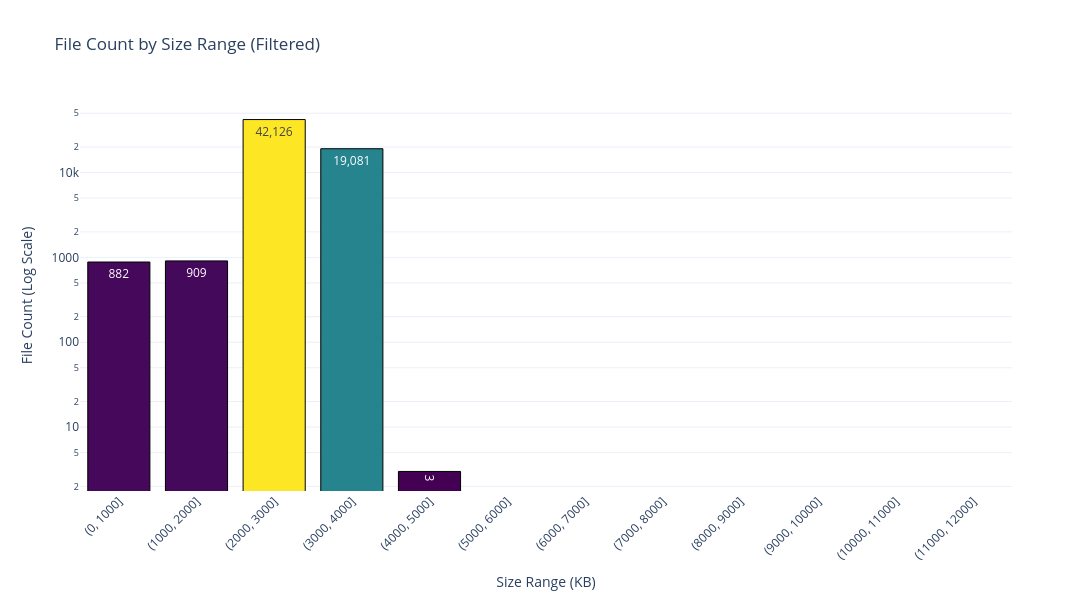

The cell this chart's notebook holds for it:
### Code cell
import plotly.graph_objects as go
import plotly.express as px

# Convert Size_Range to string
size_range_count["Size_Range"] = size_range_count["Size_Range"].astype(str)

# Normalize File_Count between 0 and 1 for color mapping
normalized = (size_range_count["File_Count"] - size_range_count["File_Count"].min()) / \
             (size_range_count["File_Count"].max() - size_range_count["File_Count"].min())

# Generate Viridis colors based on normalized File_Count
viridis_colors = px.colors.sample_colorscale("Viridis", normalized)

fig = go.Figure()
fig.add_trace(go.Bar(
    x=size_range_count["Size_Range"],
    y=size_range_count["File_Count"],
    marker=dict(
        color=viridis_colors,       # Apply Viridis based on File_Count
        line=dict(color="black", width=1)
    ),
    text=[f"{int(count):,}" for count in size_range_count["File_Count"]],
    textposition='inside'
))

fig.update_layout(
    yaxis_type="log",
    xaxis_title="Size Range (KB)",
    yaxis_title="File Count (Log Scale)",
    title="File Count by Size Range (Filtered)",
    xaxis_tickangle=-45,
    width=1400,
    height=600,
    template="plotly_white"
)

fig

### Figure 1 — Plotly figure (JSON) as saved in the notebook; plotly's stock layout.template omitted (floating-point values rounded to 4 significant figures)
{"data": [{"marker": {"color": ["rgb(69, 8, 91)", "rgb(69, 9, 91)", "rgb(253, 231, 37)", "rgb(37, 132, 142)", "rgb(68, 1, 84)", "rgb(68, 1, 84)", "rgb(68, 1, 84)", "rgb(68, 1, 84)", "rgb(68, 1, 84)", "rgb(68, 1, 84)", "rgb(68, 1, 84)", "rgb(68, 1, 84)"], "line": {"color": "black", "width": 1}}, "text": ["882", "909", "42,126", "19,081", "3", "0", "0", "0", "0", "0", "0", "0"], "textposition": "inside", "type": "bar", "x": ["(0, 1000]", "(1000, 2000]", "(2000, 3000]", "(3000, 4000]", "(4000, 5000]", "(5000, 6000]", "(6000, 7000]", "(7000, 8000]", "(8000, 9000]", "(9000, 10000]", "(10000, 11000]", "(11000, 12000]"], "y": [882, 909, 42126, 19081, 3, 0, 0, 0, 0, 0, 0, 0]}], "layout": {"height": 600, "title": {"text": "File Count by Size Range (Filtered)"}, "width": 1400, "xaxis": {"tickangle": -45, "title": {"text": "Size Range (KB)"}}, "yaxis": {"title": {"text": "File Count (Log Scale)"}, "type": "log"}}}
